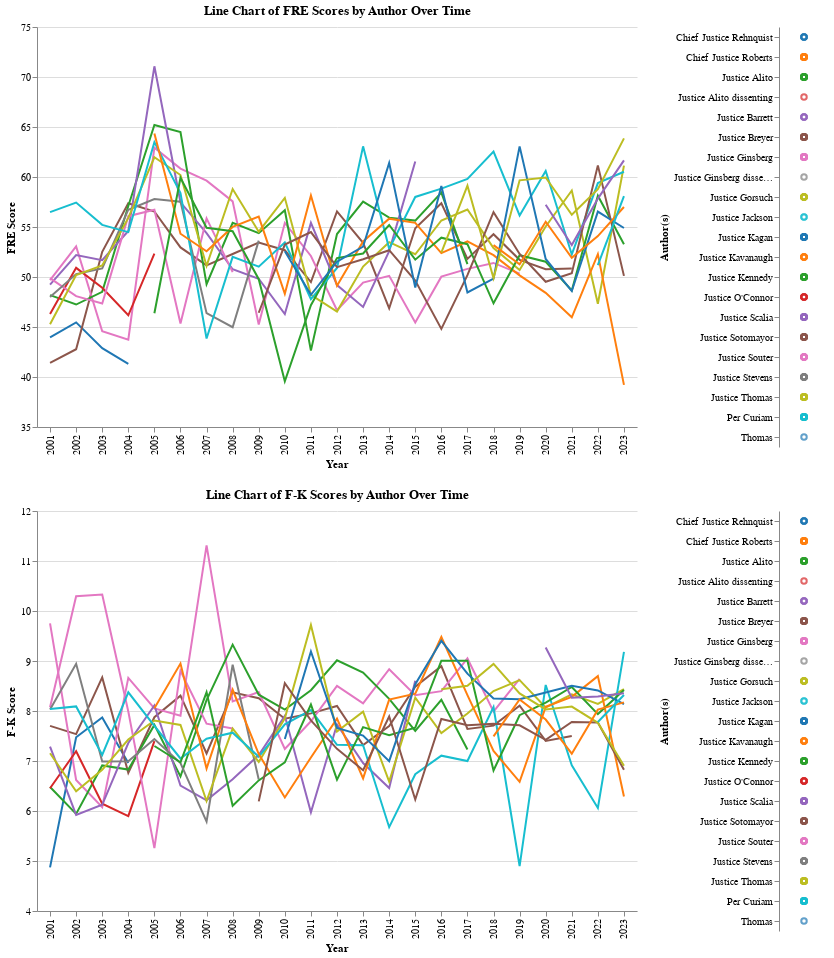

Notebook code cell kept with this figure:
### Markdown cell above
We decided it was time to get a little more granular.  Supreme Court Decisions are not single-author documents that are all impossible to read.  They have multiple sections, allowing multiple justices to weigh in on the case at hand.  While the first opinion is the decision of the court and is authored by one justice, other justices can write opinions to further explain their thoughts on a case.  The only limit to the number of opinions on a case is how many justices wish to write them.  Here’s a view of readability by justice.

### Code cell
# Code for Individual Justice over Time

#Average FRE and F-K scores per year per author
single_avg = (
    long_df.groupby(['Year', 'Author(s)'])
    .agg(
        FRE_Score=('FRE Score', 'mean'),
        FK_Score=('F-K Score', 'mean')
    )
    .reset_index()
)

justice_selection = alt.selection_point(fields=['Author(s)'])

#Nearest tooltip
nearest = alt.selection(
    type='single',
    nearest=True,
    on='mouseover',
    fields=['Year', 'Author(s)'],
    empty='none'
)

#Highlight
highlight_color = alt.condition(
    justice_selection,
    alt.Color('Author(s):N', legend=None, scale=alt.Scale(scheme='category10')),
    alt.value('lightgray')
)

#FRE Chart
line_chart_fre = alt.Chart(single_avg).mark_line().encode(
    x=alt.X('Year:O', title='Year'),
    y=alt.Y('FRE_Score:Q', title='FRE Score', scale=alt.Scale(domain=[35, 75])),
    color=highlight_color
).properties(
    title='Line Chart of FRE Scores by Author Over Time',
    width=600,
    height=400
).add_params(justice_selection)

#FRE tooltips
fre_tooltip = alt.Chart(single_avg).mark_point(size=50, opacity=0).encode(
    x='Year:O',
    y='FRE_Score:Q',
    tooltip=[
        'Year:O', 
        'FRE_Score:Q', 
        'Author(s):N'
    ]
).add_params(nearest)

fre_combined_chart = line_chart_fre + fre_tooltip

#FRE legend
fre_legend = alt.Chart(single_avg).mark_point().encode(
    y=alt.Y('Author(s):N', axis=alt.Axis(title='Author(s)', labelLimit=100)),
    color=highlight_color
).properties(
    width=50
).add_params(justice_selection)

#F-K Chart
line_chart_fk = alt.Chart(single_avg).mark_line().encode(
    x=alt.X('Year:O', title='Year'),
    y=alt.Y('FK_Score:Q', title='F-K Score', scale=alt.Scale(domain=[4, 12])),
    color=highlight_color
).properties(
    title='Line Chart of F-K Scores by Author Over Time',
    width=600,
    height=400
).add_params(justice_selection)

#F-K tooltip
fk_tooltip = alt.Chart(single_avg).mark_point(size=50, opacity=0).encode(
    x='Year:O',
    y='FK_Score:Q',
    tooltip=[
        'Year:O', 
        'FK_Score:Q', 
        'Author(s):N'
    ]
).add_params(nearest)

fk_combined_chart = line_chart_fk + fk_tooltip

#F-K legend
fk_legend = alt.Chart(single_avg).mark_point().encode(
    y=alt.Y('Author(s):N', axis=alt.Axis(title='Author(s)', labelLimit=100)),
    color=highlight_color
).properties(
    width=50
).add_params(justice_selection)

#Combine
fre_combined = alt.hconcat(fre_combined_chart, fre_legend).resolve_scale(color='independent')
fk_combined = alt.hconcat(fk_combined_chart, fk_legend).resolve_scale(color='independent')

line_charts = alt.vconcat(fre_combined, fk_combined).configure_view(
    stroke=None
)

#Display
line_charts

### Figure 1 — Vega-Lite specification as saved in the notebook (floating-point values rounded to 4 significant figures; data arrays with more than 128 entries replaced by an {"elided": "..."} marker saying what was removed)
{"config": {"view": {"continuousWidth": 300, "continuousHeight": 300, "stroke": null}}, "vconcat": [{"hconcat": [{"layer": [{"mark": {"type": "line"}, "encoding": {"color": {"condition": {"param": "param_2", "field": "Author(s)", "legend": null, "scale": {"scheme": "category10"}, "type": "nominal"}, "value": "lightgray"}, "x": {"field": "Year", "title": "Year", "type": "ordinal"}, "y": {"field": "FRE_Score", "scale": {"domain": [35, 75]}, "title": "FRE Score", "type": "quantitative"}}, "name": "view_9", "title": "Line Chart of FRE Scores by Author Over Time"}, {"mark": {"type": "point", "opacity": 0, "size": 50}, "encoding": {"tooltip": [{"field": "Year", "type": "ordinal"}, {"field": "FRE_Score", "type": "quantitative"}, {"field": "Author(s)", "type": "nominal"}], "x": {"field": "Year", "type": "ordinal"}, "y": {"field": "FRE_Score", "type": "quantitative"}}, "name": "view_10"}], "height": 400, "width": 600}, {"mark": {"type": "point"}, "encoding": {"color": {"condition": {"param": "param_2", "field": "Author(s)", "legend": null, "scale": {"scheme": "category10"}, "type": "nominal"}, "value": "lightgray"}, "y": {"axis": {"labelLimit": 100, "title": "Author(s)"}, "field": "Author(s)", "type": "nominal"}}, "name": "view_13", "width": 50}], "resolve": {"scale": {"color": "independent"}}}, {"hconcat": [{"layer": [{"mark": {"type": "line"}, "encoding": {"color": {"condition": {"param": "param_2", "field": "Author(s)", "legend": null, "scale": {"scheme": "category10"}, "type": "nominal"}, "value": "lightgray"}, "x": {"field": "Year", "title": "Year", "type": "ordinal"}, "y": {"field": "FK_Score", "scale": {"domain": [4, 12]}, "title": "F-K Score", "type": "quantitative"}}, "name": "view_11", "title": "Line Chart of F-K Scores by Author Over Time"}, {"mark": {"type": "point", "opacity": 0, "size": 50}, "encoding": {"tooltip": [{"field": "Year", "type": "ordinal"}, {"field": "FK_Score", "type": "quantitative"}, {"field": "Author(s)", "type": "nominal"}], "x": {"field": "Year", "type": "ordinal"}, "y": {"field": "FK_Score", "type": "quantitative"}}, "name": "view_12"}], "height": 400, "width": 600}, {"mark": {"type": "point"}, "encoding": {"color": {"condition": {"param": "param_2", "field": "Author(s)", "legend": null, "scale": {"scheme": "category10"}, "type": "nominal"}, "value": "lightgray"}, "y": {"axis": {"labelLimit": 100, "title": "Author(s)"}, "field": "Author(s)", "type": "nominal"}}, "name": "view_14", "width": 50}], "resolve": {"scale": {"color": "independent"}}}], "data": {"name": "data-46fd936ad32e5dded528b3cf982b4eef"}, "params": [{"name": "param_2", "select": {"type": "point", "fields": ["Author(s)"]}, "views": ["view_9", "view_13", "view_11", "view_14"]}, {"name": "param_3", "select": {"type": "point", "fields": ["Year", "Author(s)"], "nearest": true, "on": "mouseover"}, "views": ["view_10", "view_12"]}], "$schema": "https://vega.github.io/schema/vega-lite/v5.8.0.json", "datasets": {"data-46fd936ad32e5dded528b3cf982b4eef": {"elided": "234 records"}}}
